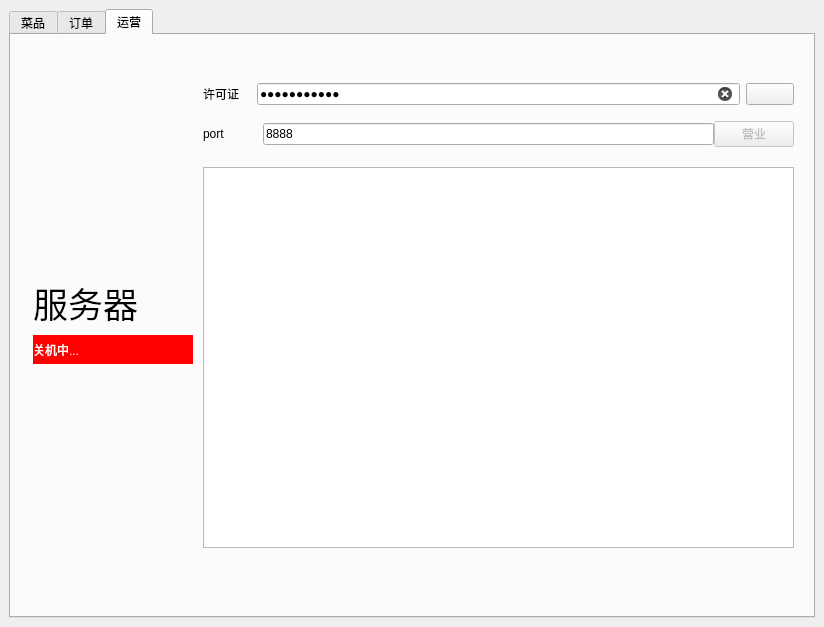
<?xml version="1.0" encoding="UTF-8"?>
<ui version="4.0">
 <class>SqlWin</class>
 <widget class="QMainWindow" name="SqlWin">
  <property name="enabled">
   <bool>true</bool>
  </property>
  <property name="geometry">
   <rect>
    <x>0</x>
    <y>0</y>
    <width>824</width>
    <height>627</height>
   </rect>
  </property>
  <property name="sizePolicy">
   <sizepolicy hsizetype="Expanding" vsizetype="Expanding">
    <horstretch>0</horstretch>
    <verstretch>0</verstretch>
   </sizepolicy>
  </property>
  <property name="windowTitle">
   <string>MainWindow</string>
  </property>
  <widget class="QWidget" name="centralwidget">
   <property name="sizePolicy">
    <sizepolicy hsizetype="Expanding" vsizetype="Expanding">
     <horstretch>0</horstretch>
     <verstretch>0</verstretch>
    </sizepolicy>
   </property>
   <layout class="QGridLayout" name="gridLayout_2">
    <item row="0" column="0">
     <widget class="QTabWidget" name="tabWidget">
      <property name="sizePolicy">
       <sizepolicy hsizetype="Expanding" vsizetype="Expanding">
        <horstretch>0</horstretch>
        <verstretch>0</verstretch>
       </sizepolicy>
      </property>
      <property name="currentIndex">
       <number>2</number>
      </property>
      <widget class="QWidget" name="tab_food">
       <property name="sizePolicy">
        <sizepolicy hsizetype="Expanding" vsizetype="Expanding">
         <horstretch>0</horstretch>
         <verstretch>0</verstretch>
        </sizepolicy>
       </property>
       <attribute name="title">
        <string>菜品</string>
       </attribute>
       <layout class="QGridLayout" name="gridLayout" columnstretch="9,0">
        <item row="0" column="0">
         <widget class="QLineEdit" name="lineEdit_search">
          <property name="styleSheet">
           <string notr="true"/>
          </property>
          <property name="placeholderText">
           <string>搜索</string>
          </property>
          <property name="clearButtonEnabled">
           <bool>true</bool>
          </property>
         </widget>
        </item>
        <item row="1" column="1">
         <layout class="QVBoxLayout" name="verticalLayout">
          <item>
           <spacer name="verticalSpacer">
            <property name="orientation">
             <enum>Qt::Orientation::Vertical</enum>
            </property>
            <property name="sizeHint" stdset="0">
             <size>
              <width>20</width>
              <height>40</height>
             </size>
            </property>
           </spacer>
          </item>
          <item>
           <widget class="QPushButton" name="pBtn_foodSwap">
            <property name="sizePolicy">
             <sizepolicy hsizetype="Minimum" vsizetype="Fixed">
              <horstretch>0</horstretch>
              <verstretch>0</verstretch>
             </sizepolicy>
            </property>
            <property name="text">
             <string>交换</string>
            </property>
           </widget>
          </item>
          <item>
           <widget class="QPushButton" name="pBtn_foodUp">
            <property name="text">
             <string>上移</string>
            </property>
           </widget>
          </item>
          <item>
           <widget class="QPushButton" name="pBtn_foodDown">
            <property name="text">
             <string>下移</string>
            </property>
           </widget>
          </item>
          <item>
           <widget class="QPushButton" name="pBtn_foodDel">
            <property name="text">
             <string>删除</string>
            </property>
           </widget>
          </item>
          <item>
           <widget class="QPushButton" name="pBtn_foodAdd">
            <property name="text">
             <string>添加</string>
            </property>
           </widget>
          </item>
         </layout>
        </item>
        <item row="0" column="1">
         <widget class="QComboBox" name="comboBox">
          <item>
           <property name="text">
            <string>菜名</string>
           </property>
          </item>
          <item>
           <property name="text">
            <string>品类</string>
           </property>
          </item>
         </widget>
        </item>
        <item row="1" column="0">
         <layout class="QVBoxLayout" name="vBoxLayout_food">
          <property name="spacing">
           <number>0</number>
          </property>
         </layout>
        </item>
       </layout>
      </widget>
      <widget class="QWidget" name="tab_order">
       <attribute name="title">
        <string>订单</string>
       </attribute>
       <layout class="QGridLayout" name="gridLayout_3" columnstretch="9,1">
        <item row="0" column="1">
         <layout class="QVBoxLayout" name="verticalLayout_2">
          <item>
           <layout class="QHBoxLayout" name="horizontalLayout_4" stretch="1,9">
            <item>
             <widget class="QPushButton" name="pBtn_orderBack">
              <property name="styleSheet">
               <string notr="true">background-color: rgb(85, 255, 255);</string>
              </property>
              <property name="inputMethodHints">
               <set>Qt::InputMethodHint::ImhNone</set>
              </property>
              <property name="text">
               <string/>
              </property>
              <property name="icon">
               <iconset theme="QIcon::ThemeIcon::EditUndo"/>
              </property>
             </widget>
            </item>
            <item>
             <spacer name="horizontalSpacer">
              <property name="orientation">
               <enum>Qt::Orientation::Horizontal</enum>
              </property>
              <property name="sizeHint" stdset="0">
               <size>
                <width>40</width>
                <height>20</height>
               </size>
              </property>
             </spacer>
            </item>
           </layout>
          </item>
          <item>
           <spacer name="verticalSpacer_2">
            <property name="orientation">
             <enum>Qt::Orientation::Vertical</enum>
            </property>
            <property name="sizeHint" stdset="0">
             <size>
              <width>20</width>
              <height>40</height>
             </size>
            </property>
           </spacer>
          </item>
          <item>
           <widget class="QRadioButton" name="radioButton_account">
            <property name="enabled">
             <bool>true</bool>
            </property>
            <property name="styleSheet">
             <string notr="true">background-color: rgb(85, 255, 255);</string>
            </property>
            <property name="text">
             <string>隐藏账号</string>
            </property>
            <property name="checked">
             <bool>true</bool>
            </property>
           </widget>
          </item>
          <item>
           <widget class="QPushButton" name="pBtn_orderSwap">
            <property name="text">
             <string>导出</string>
            </property>
           </widget>
          </item>
          <item>
           <widget class="QPushButton" name="pBtn_orderClear">
            <property name="text">
             <string>清空</string>
            </property>
           </widget>
          </item>
         </layout>
        </item>
        <item row="0" column="0">
         <layout class="QVBoxLayout" name="vBoxLayout_order">
          <item>
           <widget class="QStackedWidget" name="stackedWidget">
            <property name="currentIndex">
             <number>1</number>
            </property>
            <widget class="QWidget" name="page"/>
            <widget class="QWidget" name="page_2"/>
           </widget>
          </item>
         </layout>
        </item>
       </layout>
      </widget>
      <widget class="QWidget" name="tab_tcp">
       <attribute name="title">
        <string>运营</string>
       </attribute>
       <widget class="QWidget" name="widget" native="true">
        <property name="geometry">
         <rect>
          <x>12</x>
          <y>12</y>
          <width>781</width>
          <height>551</height>
         </rect>
        </property>
        <property name="styleSheet">
         <string notr="true"/>
        </property>
        <widget class="QWidget" name="layoutWidget">
         <property name="geometry">
          <rect>
           <x>180</x>
           <y>30</y>
           <width>591</width>
           <height>34</height>
          </rect>
         </property>
         <layout class="QHBoxLayout" name="horizontalLayout_3" stretch="1,10,1">
          <item>
           <widget class="QLabel" name="label_5">
            <property name="text">
             <string>许可证</string>
            </property>
           </widget>
          </item>
          <item>
           <widget class="QLineEdit" name="lineEdit_passwd">
            <property name="text">
             <string>I am passwd</string>
            </property>
            <property name="echoMode">
             <enum>QLineEdit::EchoMode::Password</enum>
            </property>
            <property name="clearButtonEnabled">
             <bool>true</bool>
            </property>
           </widget>
          </item>
          <item>
           <widget class="QPushButton" name="pBtn_tcpEnter">
            <property name="text">
             <string/>
            </property>
            <property name="icon">
             <iconset theme="QIcon::ThemeIcon::UserAvailable"/>
            </property>
           </widget>
          </item>
         </layout>
        </widget>
        <widget class="QTextBrowser" name="textBrowser_tcp">
         <property name="geometry">
          <rect>
           <x>180</x>
           <y>120</y>
           <width>591</width>
           <height>381</height>
          </rect>
         </property>
        </widget>
        <widget class="QWidget" name="layoutWidget">
         <property name="geometry">
          <rect>
           <x>180</x>
           <y>70</y>
           <width>591</width>
           <height>34</height>
          </rect>
         </property>
         <layout class="QHBoxLayout" name="horizontalLayout" stretch="2,15,0">
          <property name="spacing">
           <number>0</number>
          </property>
          <item>
           <widget class="QLabel" name="label_3">
            <property name="text">
             <string>port</string>
            </property>
           </widget>
          </item>
          <item>
           <widget class="QLineEdit" name="lineEdit_tcpPort">
            <property name="styleSheet">
             <string notr="true"/>
            </property>
            <property name="text">
             <string>8888</string>
            </property>
           </widget>
          </item>
          <item>
           <widget class="QPushButton" name="pBtn_tcpOpen">
            <property name="enabled">
             <bool>false</bool>
            </property>
            <property name="text">
             <string>营业</string>
            </property>
           </widget>
          </item>
         </layout>
        </widget>
        <widget class="QWidget" name="verticalLayoutWidget">
         <property name="geometry">
          <rect>
           <x>10</x>
           <y>230</y>
           <width>160</width>
           <height>87</height>
          </rect>
         </property>
         <layout class="QVBoxLayout" name="verticalLayout_3">
          <item>
           <widget class="QLabel" name="label_serverTitle">
            <property name="font">
             <font>
              <pointsize>26</pointsize>
             </font>
            </property>
            <property name="text">
             <string>服务器</string>
            </property>
           </widget>
          </item>
          <item>
           <widget class="QLabel" name="label_serverSta">
            <property name="styleSheet">
             <string notr="true">background-color: rgb(255, 0, 0);
color: rgb(255, 255, 255);</string>
            </property>
            <property name="text">
             <string>关机中...</string>
            </property>
           </widget>
          </item>
         </layout>
        </widget>
       </widget>
      </widget>
     </widget>
    </item>
   </layout>
  </widget>
 </widget>
 <resources/>
 <connections/>
</ui>
